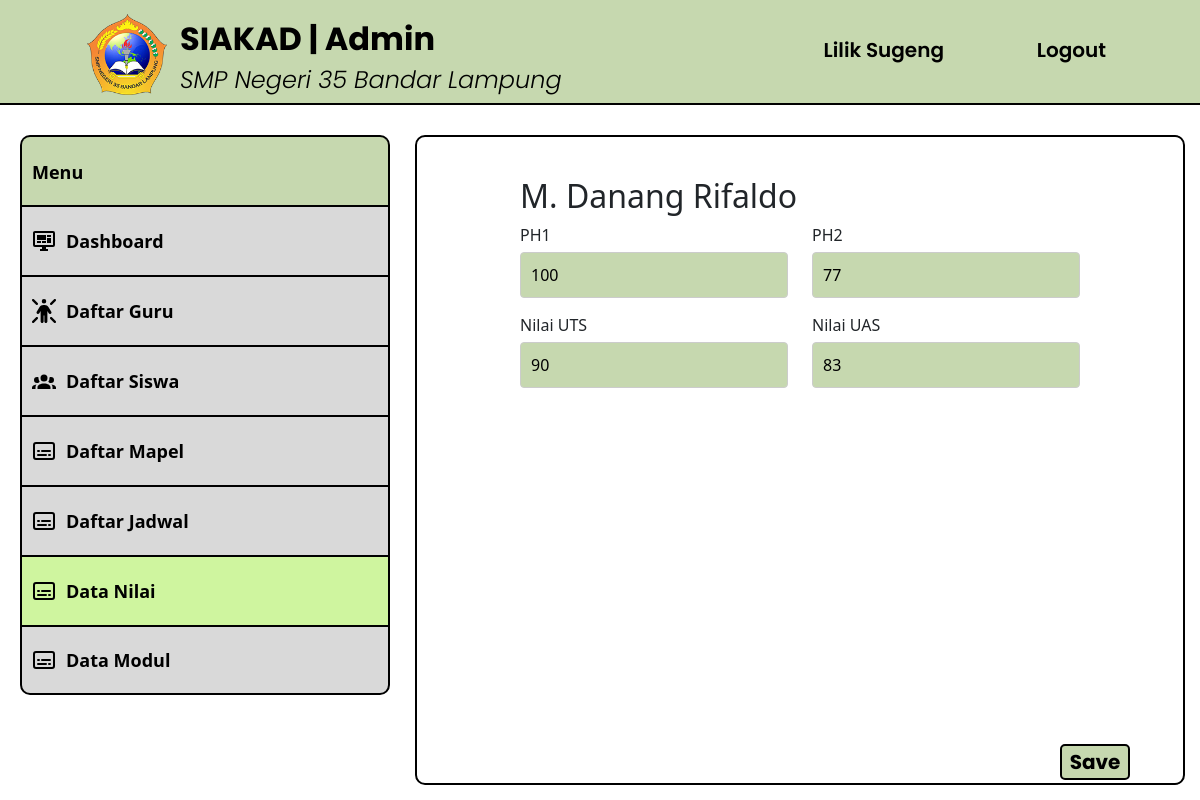
Page /src/formeditnilai.php?nisn=0103913191&kode_mapel=BHL7 (signed in) on the committed database.
### tables this page shows
CREATE TABLE `siswa` (
  `id_siswa` int(11) NOT NULL,
  `nisn` varchar(30) NOT NULL,
  `password` varchar(255) NOT NULL,
  `nama` varchar(50) NOT NULL,
  `jenis_kelamin` varchar(20) NOT NULL,
  `tanggal_lahir` date NOT NULL,
  `tempat_lahir` varchar(30) NOT NULL,
  `agama` varchar(20) NOT NULL,
  `no_hp` varchar(15) NOT NULL,
  `email` varchar(30) NOT NULL,
  `alamat` text NOT NULL,
  `nama_wali` varchar(50) NOT NULL,
  `no_telepon_wali` varchar(15) NOT NULL,
  `angkatan` int(11) NOT NULL,
  `kode_kelas` varchar(5) NOT NULL,
  `foto` varchar(255) NOT NULL,
  `status_siswa` enum('Aktif','Tidak Aktif') NOT NULL
);

CREATE TABLE `nilai` (
  `id_nilai` int(11) NOT NULL,
  `kode_mapel` varchar(20) NOT NULL,
  `nisn` varchar(30) NOT NULL,
  `ph1` float NOT NULL,
  `ph2` float NOT NULL,
  `uts` float NOT NULL,
  `uas` float NOT NULL
);

### src/formeditnilai.php (the view, shortened to what this page needs)
<?php
require('db.php');
$admin = $_SESSION["admin"]["nip"];
$ambil_admin = mysqli_query($conn, "SELECT * FROM admin WHERE nip = '$admin'");
$data_admin = mysqli_fetch_array($ambil_admin);
$nisn = $_GET['nisn'];
$kode_mapel = $_GET['kode_mapel'];
$query = "SELECT * FROM nilai WHERE nisn = '$nisn' AND kode_mapel = '$kode_mapel'";
$result = mysqli_query($conn, $query);
$nilai = mysqli_fetch_assoc($result);
$query_siswa = "SELECT nama FROM siswa WHERE nisn = '$nisn'";
$siswa_result = mysqli_query($conn, $query_siswa);
$data_siswa = mysqli_fetch_assoc($siswa_result);
?>
<!DOCTYPE html>
<html>
  <head>
    <link rel="stylesheet" type="text/css" href="../styles/styles.css" />
    <link href="https://cdn.jsdelivr.net/npm/bootstrap@5.0.2/dist/css/bootstrap.min.css" rel="stylesheet">
  </head>
  <body>
    <header>
      <div class="logo-text">
        <a href="dashboard-admin.php">
          <img src="../assets/LogoSMPN35.png" alt="LogoSMPN35" width="80px" />
        </a>
      </div>
      <div class="title-text">
        <a href="dashboard-admin.php">
          <h1>SIAKAD | Admin</h1>
          <span>SMP Negeri 35 Bandar Lampung</span>
        </a>
      </div>
      <div class="profile-button">
        <a href="profile-admin.php"><iconify-icon icon="material-symbols:person" width="30" class="align-middle p-3"></iconify-icon><?php echo $data_admin['nama'] ?></a>
      </div>
      <div class="logout-button">
        <a href="logout.php"><iconify-icon icon="material-symbols:logout" width="30" class="align-middle p-3"></iconify-icon>Logout</a>
      </div>
    </header>
    <nav>
      <ul class="side-menu">
        <li class="menu-disabled"><span>Menu</span></li>
        <li>
          <a href="dashboard-admin.php"
            ><img
              src="../assets/monitor-dashboard.svg"
              alt="Dashboard"
            />Dashboard</a
          >
        </li>
        <li>
          <a href="daftarguru-admin.php"
            ><img src="../assets/person-rays.svg" alt="Daftar-Guru" />Daftar Guru</a
          >
        </li>
        <li>
          <a href="daftarsiswa-admin.php"
            ><img src="../assets/person-group.svg" alt="Daftar-Siswa" />Daftar Siswa</a
          >
        </li>
        <li>
          <a href="daftarmapel-admin.php"
            ><img src="../assets/transcript.svg" alt="Daftar-Mapel" />Daftar Mapel</a
          >
        </li>
        <li>
          <a href="daftarjadwal-admin.php"
            ><img src="../assets/transcript.svg" alt="Daftar-Jadwal" />Daftar Jadwal</a
          >
        </li>
        <li>
          <a href="datanilai-admin.php" class="active"
            ><img src="../assets/transcript.svg" alt="Data-Nilai" />Data Nilai</a
          >
        </li>
        <li>
          <a href="datamodul-admin.php" class="menu-end"><img src="../assets/transcript.svg" alt="Data-Modul" />Data Modul </a
          >
        </li>
      </ul>
    </nav>
    <div class="kotak-isi">
    <div class="form-inputnilai">
        <h2><?php echo $data_siswa['nama']; ?></h2>
<form action="" method="POST">
    <div class="form-group">
        <div class="row">
                    <div class="col">
                        <label for="ph1">PH1</label>
                        <input type="number" name="ph1" required autocomplete="off" value="<?php echo $nilai['ph1']; ?>">
                    </div>
                    <div class="col">
                        <label for="ph2">PH2</label>
                        <input type="number" name="ph2" required autocomplete="off" value="<?php echo $nilai['ph2']; ?>">
                    </div>
                </div>
            </div>
            <div class="form-group">
                <div class="row">
                    <div class="col">
                        <label for="uts">Nilai UTS</label>
                        <input type="number" name="uts" required autocomplete="off" value="<?php echo $nilai['uts']; ?>">
                    </div>
                    <div class="col">
                        <label for="uas">Nilai UAS</label>
                        <input type="number" name="uas" required autocomplete="off" value="<?php echo $nilai['uas']; ?>">
                    </div>
                </div>
            </div>
        <button type="submit" id="edit-button">Save</button>
        </form>
    </div>
</body>
</html>

### styles/styles.css (style rules this page uses)
body { font-family: Poppins; display: flex; align-items: center; width: 100vw; height: 100vh; margin: 0; overflow: hidden; }
button[type="submit"] { width: 500px; height: 7vh; border-radius: 10px; background-color: #cff59f; cursor: pointer; text-align: center; font-size: 20px; font-style: Medium; text-align: center; font-family: Poppins; font-weight: 700; line-height: normal; font-stretch: normal; text-decoration: none; border: none; margin-top: 45px; }
header { position: fixed; top: 0; width: 100%; height: 105px; background-color: #c6d8af; color: #fff; text-align: left; border-bottom: 2px solid #000; }
header h1 { position: absolute; left: 180px; font-family: Poppins; font-size: 32px; font-weight: 700; color: #000; }
header span { position: absolute; top: 62px; left: 180px; font-family: Poppins; font-size: 24px; font-weight: 300; font-style: italic; color: #000; }
.logo-text { display: flex; align-items: center; position: fixed; left: 87px; top: 14px; }
.title-text h1 { top: 20px; }
.logout-button { position: fixed; top: 35px; right: 94px; }
.profile-button { position: fixed; top: 35px; right: 256px; }
.logout-button a, .profile-button a { text-decoration: none; font-family: Poppins; font-weight: 600; font-size: 20px; color: #000; }
nav { position: fixed; top: 105px; left: 0; width: 370px; height: calc(100% - 175px); padding: 20px; margin-top: 10px; }
.side-menu { list-style: none; padding: 0; margin: 0; }
.side-menu li { margin-bottom: 0; }
.side-menu a { display: block; width: 370px; height: 70px; background-color: #d9d9d9; line-height: 70px; text-decoration: none; color: #000; font-size: 18px; font-weight: bold; transition: background-color 0.3s; border-top: 2px solid #000; border-right: 2px solid #000; border-left: 2px solid #000; }
.side-menu a { display: flex; align-items: center; text-decoration: none; color: #000; padding: 5px 0; }
.side-menu img, .side-menu span { width: 24px; height: 24px; margin-right: 10px; margin-left: 10px; }
.side-menu .active { background-color: #cff59f; }
.menu-disabled { display: flex; width: 370px; height: 70px; background-color: #c6d8af; text-align: center; line-height: 70px; text-decoration: none; color: #000; font-size: 18px; font-weight: bold; pointer-events: none; border-top-left-radius: 10px; border-top-right-radius: 10px; border-top: 2px solid #000; border-right: 2px solid #000; border-left: 2px solid #000; }
.menu-end { border-bottom-left-radius: 10px; border-bottom-right-radius: 10px; border-bottom: 2px solid #000; }
.kotak-isi { position: fixed; top: 135px; left: 415px; right: 15px; bottom: 15px; background-color: #fff; border-radius: 10px; border: 2px solid #000; padding: 20px; overflow-y: auto; }
#edit-button { font-family: Poppins; font-weight: 700; position: fixed; bottom: 20px; right: 70px; width: 70px; height: 36px; cursor: pointer; border: none; background-color: #c6d8af; color: #000; border-radius: 5px; border: 2px solid #000; }
.form-group { margin-bottom: 15px; }
.form-group label { display: block; margin-bottom: 5px; }
.form-inputnilai { max-width: 600px; margin: auto; padding: 20px; border-radius: 8px; background-color: white; }
.form-group input[type="number"] { width: 100%; padding: 10px; border-radius: 4px; border: 1px solid #ccc; background-color: #c6d8af; }

### rows in the picture
siswa: nama "M. Danang Rifaldo"
nilai: ph1 "100", ph2 "77", uts "90", uas "83"

### other values in the picture
$data_admin['nama'] "Lilik Sugeng"
